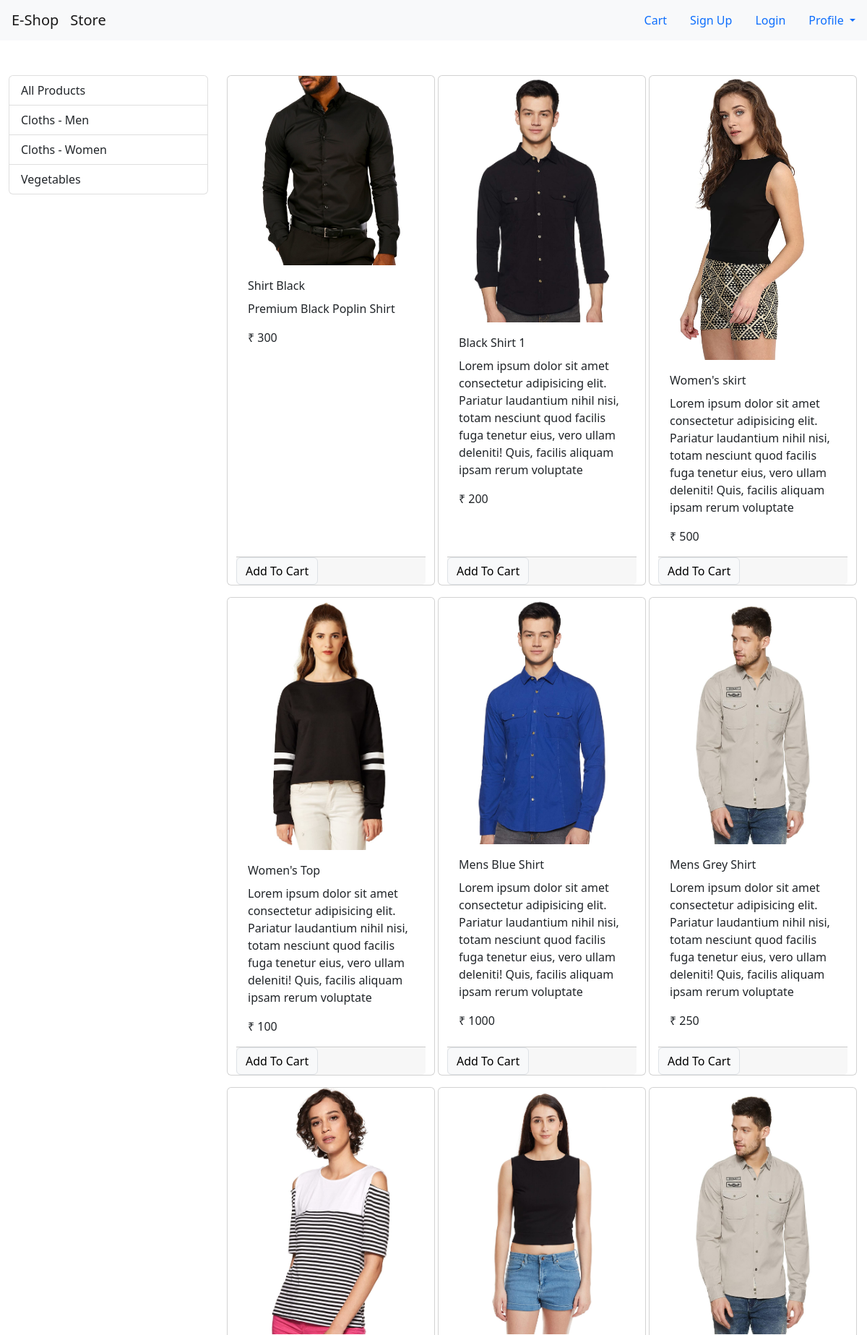
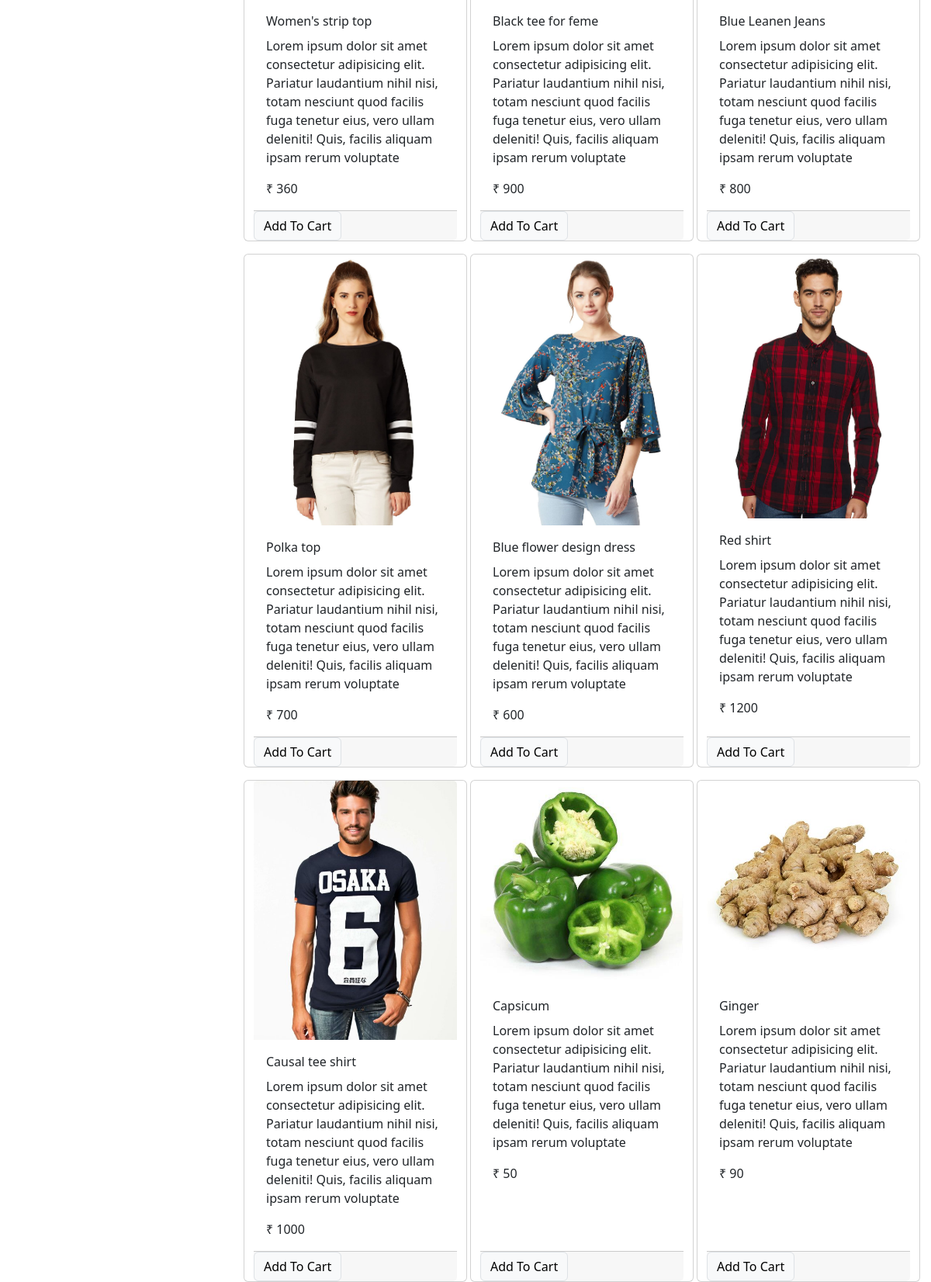
The page / (upper part) on the database its author committed (2 pictures, top to bottom).
### store/models/category.py (models this page shows, shortened)
class Category(models.Model):
    name = models.CharField(max_length=20)
    @staticmethod
    def get_all_categories():
        return Category.objects.all()

### store/models/product.py (models this page shows, shortened)
class Product(models.Model):
    name = models.CharField(max_length=50)
    price = models.IntegerField(default=0)
    category = models.ForeignKey(Category, on_delete=models.CASCADE, default=1)
    description = models.CharField(max_length=200, default='', null=True, blank=True)
    image = models.ImageField(upload_to='uploads/products/')
    @staticmethod
    def get_all_produdcts():
        return Product.objects.all()

### store/views/home.py (the view, shortened to what this page needs)
# urls.py: path('', Index.as_view(), name='homepage'),
class Index(View):
    def get(self, request):
        cart = request.session.get('cart')
        if not cart:
            request.session['cart'] = {}
        products = None
        categories = Category.get_all_categories()
        categoryId = request.GET.get('category')
        if categoryId:
            products = Product.get_all_products_by_categoryId(categoryId)
        else:
            products = Product.get_all_produdcts()
        data = {}
        data['products'] = products
        data['categories'] = categories
        return render(request, 'index.html', data)

### store/templatetags/cart.py (called while the page is built)
@register.filter(name='is_in_cart')
def is_in_cart(product, cart):
    keys = cart.keys()
    for id in keys:
        if int(id) == product.id:
            return True
    return False

### store/templates/index.html (shortened to what this page needs)
{% extends 'base.html' %}
{% block content %}
{% load cart %}
<div class="container-fluid mt-5">
    <div class="row">
        <div class="col-lg-3 mx-auto">
            <div class="list-group">
                <a href="/" class="list-group-item list-group-item-action">
                    All Products
                </a>
                {% for category in categories %}
                <a href="/?category={{category.id}}" class="list-group-item list-group-item-action">
                    {{category.name}}
                </a>
                {% endfor %}
            </div>
        </div>
        <div id='products' class="col-lg-9 mx-auto">
            <div class="row mx-auto">
                {% for product in products %}
                <div class="card mx-auto mb-3" id={{product.id}} style="width: 18rem;">
                    <img src="{{product.image.url}}" class="card-img-top" alt="...">
                    <div class="card-body">
                        <p class="card-title">{{product.name}}</p>
                        <p class="card-text">{{product.description}}</p>
                        <p class="card-text font-weight-bold">₹&nbsp;{{product.price}}</p>
                    </div>
                    <div class="card-footer p-0  no-gutters">
                        {% if product|is_in_cart:request.session.cart %}
                        <div class=" row no-gutters" >
                            <form action="/#{{product.id}}" class="col-2 " method="post">
								{% csrf_token %}
								<input hidden type="text" name='product' value='{{product.id}}'>
								<input hidden type="text" name='remove' value='True'>
								<input type="submit" value=" - " class="btn btn-block btn-secondary">
							</form>
                            <div class="text-center col mt-1">{{product|cart_quantity:request.session.cart}} in cart</div>
                            <form action="/#{{product.id}}" method="POST" class="col-2">
                                {% csrf_token %}
                                <input hidden type="text" name="product" value="{{product.id}}">
                                <input type="submit" value=" + " class="btn btn-block btn-secondary">
                            </form>
                        </div>
                        {% else %}
                        <form action="/#{{product.id}}" method="POST" class="flex-grow-1" >
                            <input type="submit" class="float-right btn btn-light border btun-sm"
                                value="Add To Cart">
                        </form>
                        {% endif %}
                    </div>
                </div>
                {% endfor %}
            </div>
        </div>
    </div>
</div>
{% endblock %}

### store/templates/base.html (shortened to what this page needs)
{% load static %}
<!DOCTYPE html>
<html lang="en">
<head>
    <link rel="stylesheet" href="{% static 'css/bootstrap.min.css' %}">
</head>
<body>
    {% include 'navbar.html' %}
    {% block content %}{% endblock %}
</body>
</html>

### store/templates/navbar.html (shortened to what this page needs)
<nav class="navbar navbar-expand-lg navbar-light bg-light">
  <a class="navbar-brand mx-3" href="/">E-Shop</a>
  <a class="navbar-brand flex-grow-1" href="#">Store</a>
  <ul class="nav my-2 my-lg-0">
    <li class="nav-item">
      <a class="nav-link" href="/cart">Cart </a>
    </li>
    {% if request.session.customer %}
    <li class="nav-item">
      <a class="nav-link" href="/orders">Orders <span class="sr-only"></span></a>
    </li>
    <li class="nav-item">
      <a class="nav-link" href="/logout">Logout <span class="sr-only"></span></a>
    </li>
    {% else %}
    <li class="nav-item">
      <a class="nav-link" href="/signup">Sign Up </a>
    </li>
    <li class="nav-item">
      <a class="nav-link" href="/login">Login </a>
    </li>
    {% endif %}
    <li class="nav-item dropdown">
      <a class="nav-link dropdown-toggle" href="#" id="navbarDropdown" role="button" data-toggle="dropdown"
        aria-haspopup="true" aria-expanded="false">
        Profile
      </a>
    </li>
  </ul>
</nav>

### rows shown on the page
Category: name "Cloths - Men"
Category: name "Cloths - Women"
Category: name "Vegetables"
Product: {{ product.id }} 1 (drawn), image (picture), name "Shirt Black", description "Premium Black Poplin Shirt", price "300"
Product: image (picture), name "Black Shirt 1", description "Lorem ipsum dolor sit amet consectetur adipisicing elit. Pariatur laudantium nihil nisi, totam nesciunt quod facilis fuga tenetur eius, vero ullam deleniti! Quis, facilis aliquam ipsam rerum voluptate", price "200"
Product: image (picture), name "Women's skirt", description "Lorem ipsum dolor sit amet consectetur adipisicing elit. Pariatur laudantium nihil nisi, totam nesciunt quod facilis fuga tenetur eius, vero ullam deleniti! Quis, facilis aliquam ipsam rerum voluptate", price "500"
Product: image (picture), name "Women's Top", description "Lorem ipsum dolor sit amet consectetur adipisicing elit. Pariatur laudantium nihil nisi, totam nesciunt quod facilis fuga tenetur eius, vero ullam deleniti! Quis, facilis aliquam ipsam rerum voluptate", price "100"
Product: image (picture), name "Mens Blue Shirt", description "Lorem ipsum dolor sit amet consectetur adipisicing elit. Pariatur laudantium nihil nisi, totam nesciunt quod facilis fuga tenetur eius, vero ullam deleniti! Quis, facilis aliquam ipsam rerum voluptate", price "1000"
Product: image (picture), name "Mens Grey Shirt", description "Lorem ipsum dolor sit amet consectetur adipisicing elit. Pariatur laudantium nihil nisi, totam nesciunt quod facilis fuga tenetur eius, vero ullam deleniti! Quis, facilis aliquam ipsam rerum voluptate", price "250"
Product: image (picture), name "Women's strip top", description "Lorem ipsum dolor sit amet consectetur adipisicing elit. Pariatur laudantium nihil nisi, totam nesciunt quod facilis fuga tenetur eius, vero ullam deleniti! Quis, facilis aliquam ipsam rerum voluptate", price "360"
Product: image (picture), name "Black tee for feme", description "Lorem ipsum dolor sit amet consectetur adipisicing elit. Pariatur laudantium nihil nisi, totam nesciunt quod facilis fuga tenetur eius, vero ullam deleniti! Quis, facilis aliquam ipsam rerum voluptate", price "900"
Product: image (picture), name "Blue Leanen Jeans", description "Lorem ipsum dolor sit amet consectetur adipisicing elit. Pariatur laudantium nihil nisi, totam nesciunt quod facilis fuga tenetur eius, vero ullam deleniti! Quis, facilis aliquam ipsam rerum voluptate", price "800"
Product: image (picture), name "Polka top", description "Lorem ipsum dolor sit amet consectetur adipisicing elit. Pariatur laudantium nihil nisi, totam nesciunt quod facilis fuga tenetur eius, vero ullam deleniti! Quis, facilis aliquam ipsam rerum voluptate", price "700"
Product: image (picture), name "Blue flower design dress", description "Lorem ipsum dolor sit amet consectetur adipisicing elit. Pariatur laudantium nihil nisi, totam nesciunt quod facilis fuga tenetur eius, vero ullam deleniti! Quis, facilis aliquam ipsam rerum voluptate", price "600"
Product: image (picture), name "Red shirt", description "Lorem ipsum dolor sit amet consectetur adipisicing elit. Pariatur laudantium nihil nisi, totam nesciunt quod facilis fuga tenetur eius, vero ullam deleniti! Quis, facilis aliquam ipsam rerum voluptate", price "1200"
Product: image (picture), name "Causal tee shirt", description "Lorem ipsum dolor sit amet consectetur adipisicing elit. Pariatur laudantium nihil nisi, totam nesciunt quod facilis fuga tenetur eius, vero ullam deleniti! Quis, facilis aliquam ipsam rerum voluptate", price "1000"
Product: image (picture), name "Capsicum", description "Lorem ipsum dolor sit amet consectetur adipisicing elit. Pariatur laudantium nihil nisi, totam nesciunt quod facilis fuga tenetur eius, vero ullam deleniti! Quis, facilis aliquam ipsam rerum voluptate", price "50"
Product: image (picture), name "Ginger", description "Lorem ipsum dolor sit amet consectetur adipisicing elit. Pariatur laudantium nihil nisi, totam nesciunt quod facilis fuga tenetur eius, vero ullam deleniti! Quis, facilis aliquam ipsam rerum voluptate", price "90"
